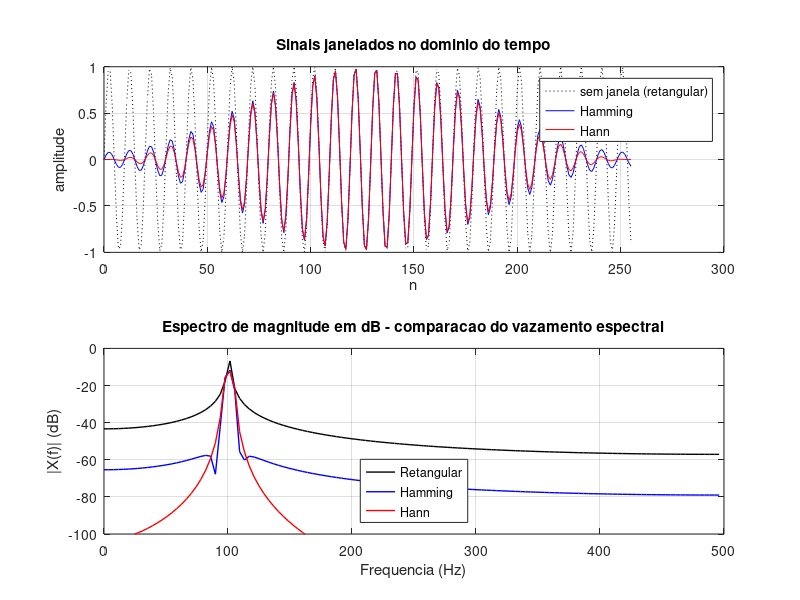

MATLAB code for this plot:
% =========================================================================
% ATIVIDADE 04 - Efeito do Janelamento (Hamming/Hann)
% -------------------------------------------------------------------------
% Compara o espectro de um sinal com e sem aplicacao de janela, observando
% a reducao do vazamento espectral (spectral leakage).
% =========================================================================

clear; clc; close all;

% --- Parametros ---
N  = 256;
fs = 1000;
t  = (0:N-1)/fs;

% Frequencia NAO coerente com a grade de FFT -> propositadamente provoca
% vazamento espectral significativo no caso sem janela.
f0 = 100.7;
x  = sin(2*pi*f0*t);

% --- Janelas ---
w_hamming = 0.54 - 0.46*cos(2*pi*(0:N-1)/(N-1));   % Hamming
w_hann    = 0.5  - 0.5 *cos(2*pi*(0:N-1)/(N-1));   % Hann

% --- Sinais janelados ---
x_hamm = x .* w_hamming;
x_hann = x .* w_hann;

% --- Espectros (em dB para evidenciar lobulos laterais) ---
metade = 1:floor(N/2);
f      = (0:N-1)*(fs/N);

mag_ret  = 20*log10(abs(fft(x))      / N + eps);
mag_hamm = 20*log10(abs(fft(x_hamm)) / N + eps);
mag_hann = 20*log10(abs(fft(x_hann)) / N + eps);

% --- Graficos ---
fig = figure('Name','Atividade 04 - Janelamento','Position',[100 100 900 700]);

subplot(2,1,1);
plot(0:N-1, x, 'k:'); hold on;
plot(0:N-1, x_hamm, 'b');
plot(0:N-1, x_hann, 'r');
title('Sinais janelados no dominio do tempo');
xlabel('n'); ylabel('amplitude');
legend('sem janela (retangular)','Hamming','Hann'); grid on;

subplot(2,1,2);
plot(f(metade), mag_ret(metade),  'k-',  'LineWidth', 1); hold on;
plot(f(metade), mag_hamm(metade), 'b-',  'LineWidth', 1);
plot(f(metade), mag_hann(metade), 'r-',  'LineWidth', 1);
title('Espectro de magnitude em dB - comparacao do vazamento espectral');
xlabel('Frequencia (Hz)'); ylabel('|X(f)| (dB)');
legend('Retangular','Hamming','Hann','Location','south'); grid on;
xlim([0 fs/2]); ylim([-100 0]);

fprintf('Observe na escala em dB:\n');
fprintf('  - Janela retangular     -> lobulos laterais altos (~ -13 dB)\n');
fprintf('  - Janela de Hamming     -> lobulos laterais ~ -43 dB\n');
fprintf('  - Janela de Hann        -> lobulos laterais ~ -32 dB\n');
fprintf('Quanto menor o lobulo lateral, menor o vazamento espectral.\n');

% --- Salvar PNG em Resultados/ ---
script_dir = fileparts(mfilename('fullpath'));
out_dir    = fullfile(script_dir, '..', '..', 'Resultados');
if ~exist(out_dir, 'dir'); mkdir(out_dir); end
print(fig, fullfile(out_dir, 'sim4_atividade4_janelamento.png'), '-dpng', '-r120');
fprintf('Figura salva em: %s\n', fullfile(out_dir, 'sim4_atividade4_janelamento.png'));
